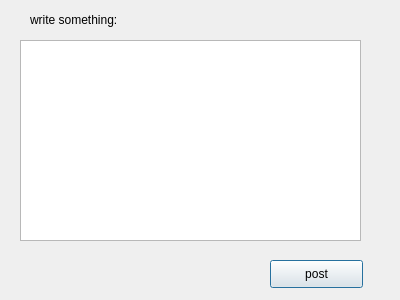
<?xml version="1.0" encoding="UTF-8"?>
<ui version="4.0">
 <class>newpostdialogue</class>
 <widget class="QDialog" name="newpostdialogue">
  <property name="geometry">
   <rect>
    <x>0</x>
    <y>0</y>
    <width>400</width>
    <height>300</height>
   </rect>
  </property>
  <property name="windowTitle">
   <string>Dialog</string>
  </property>
  <widget class="QTextEdit" name="textEdit">
   <property name="geometry">
    <rect>
     <x>20</x>
     <y>40</y>
     <width>341</width>
     <height>201</height>
    </rect>
   </property>
  </widget>
  <widget class="QLabel" name="label">
   <property name="geometry">
    <rect>
     <x>30</x>
     <y>10</y>
     <width>131</width>
     <height>20</height>
    </rect>
   </property>
   <property name="text">
    <string>write something:</string>
   </property>
  </widget>
  <widget class="QPushButton" name="post">
   <property name="geometry">
    <rect>
     <x>270</x>
     <y>260</y>
     <width>93</width>
     <height>28</height>
    </rect>
   </property>
   <property name="text">
    <string>post</string>
   </property>
  </widget>
 </widget>
 <resources/>
 <connections>
  <connection>
   <sender>post</sender>
   <signal>clicked()</signal>
   <receiver>newpostdialogue</receiver>
   <slot>close()</slot>
   <hints>
    <hint type="sourcelabel">
     <x>313</x>
     <y>276</y>
    </hint>
    <hint type="destinationlabel">
     <x>375</x>
     <y>264</y>
    </hint>
   </hints>
  </connection>
 </connections>
</ui>
